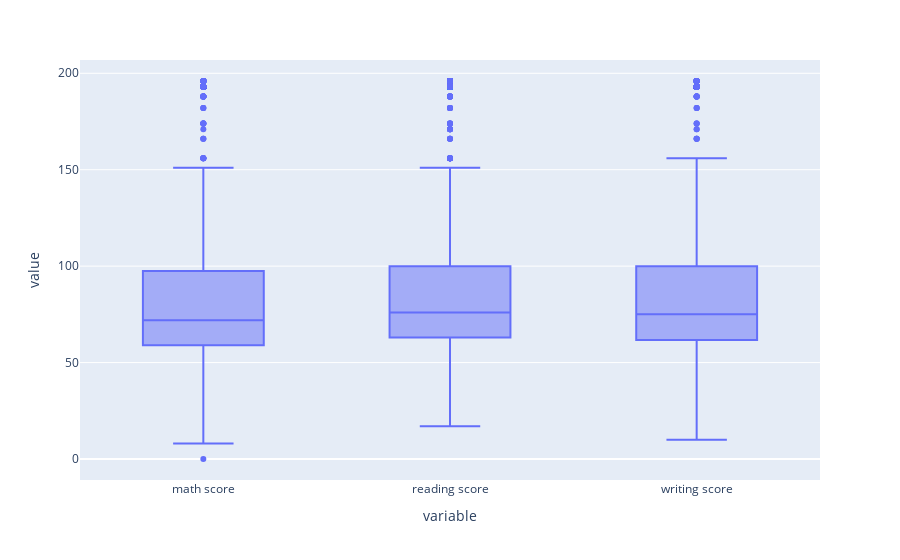

Notebook code for this chart:
### Markdown cell above
**Respuesta:**

### Code cell
def exploratory_data_analysis(dataframe):
    dim = dataframe.shape
    print(f'1.- El DataFrame tiene {dim[0]} filas y {dim[1]} columnas\n')
    print(f'2.- El DataFrame esta compuesto por las siguientes columnas: {list(dataframe.columns)}\n')
    print("3.- Ejemplos de filas del DataFrame:\n")
    print('Primeras 5 filas:')
    display(dataframe.head(5))
    print('Últimas 5 filas:')
    display(dataframe.tail(5))
    print('Muestreo aleatorio de 5 filas:')
    display(dataframe.sample(5))
    print("4.- Descripción numérica del Dataframe:\n")
    display(dataframe.describe())
    print('5.- Cantidad de valores nulos por columna:\n')
    print(dataframe.isna().sum(), '\n')
    print('6.- Cantidad de valores únicos por columna:\n')
    print(dataframe.nunique(),'\n')
    print(f'7.- Presenta un total de {len(dataframe[dataframe.duplicated("names")])} filas con nombres duplicados.\n')
    print('8.- Las filas con nombres duplicados son:\n')
    display(df_grades[df_grades.duplicated('names')])
    print('9.- Boxplot de notas:\n')
    fig = px.box(pd.melt(dataframe), x="variable", y="value", points="outliers")
    fig.show()
    #dataframe.boxplot(column=['math score', 'reading score', 'writing score'])
    
exploratory_data_analysis(df_grades)

### Figure 1 — Plotly figure (JSON) as saved in the notebook; plotly's stock layout.template omitted (floating-point values rounded to 4 significant figures; data arrays with more than 128 entries replaced by an {"elided": "..."} marker saying what was removed)
{"data": [{"alignmentgroup": "True", "boxpoints": "outliers", "hovertemplate": "variable=%{x}<br>value=%{y}<extra></extra>", "legendgroup": "", "marker": {"color": "#636efa"}, "name": "", "notched": false, "offsetgroup": "", "orientation": "v", "showlegend": false, "type": "box", "x": {"elided": "12600 str values"}, "x0": " ", "xaxis": "x", "y": {"elided": "12600 mixed values"}, "y0": " ", "yaxis": "y"}], "layout": {"boxmode": "group", "legend": {"tracegroupgap": 0}, "margin": {"t": 60}, "xaxis": {"anchor": "y", "domain": [0, 1], "title": {"text": "variable"}}, "yaxis": {"anchor": "x", "domain": [0, 1], "title": {"text": "value"}}}}
